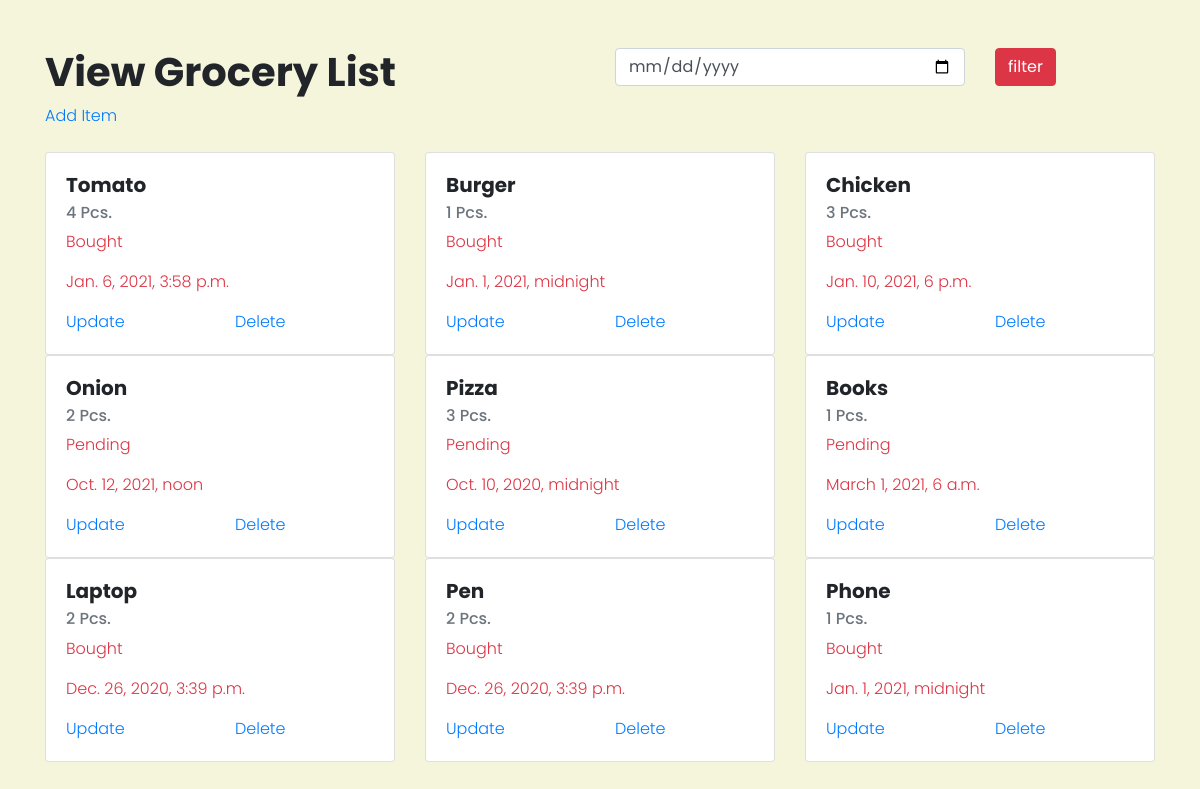
The page / on the database its author committed.
### basic_app/models.py (models this page shows, shortened)
class Bag(models.Model):
    item_name=models.CharField(max_length=20)
    item_quantity=models.PositiveIntegerField()
    item_status=models.CharField(max_length=60,choices=STAT)
    purchase_date=models.DateTimeField(blank=True,null=True)

### basic_app/views.py (the view)
# urls.py: url(r'^$',views.BagListView.as_view(),name='list'),
class BagListView(ListView):
    context_object_name='bags'
    model=Bag
    template_name='basic_app/bag_list.html'

### basic_app/templates/basic_app/bag_list.html (shortened to what this page needs)
<html>
{% load static %}
    <head>
        <link rel="stylesheet" href="https://maxcdn.bootstrapcdn.com/bootstrap/4.4.1/css/bootstrap.min.css">
        <link rel="stylesheet" href="{% static 'css/bag.css' %}">
    </head>
    <body>
        <div class="container mt-5">
            <div class="row">
                <div class="col-lg-6">
                    <h1>View Grocery List</h1>
                </div>
                <div class="col-lg-6 float-right">
                    <form method="POST" action="{% url 'search-by-date' %}">
                    <div class="row">
                        <div class="col-lg-8">
                            <input type="date" class="form-control" name="purchase_date" required>
                        </div>
                        <div class="col-lg-4">
                            <input type="submit" class="btn btn-danger" value="filter">
                        </div>
                    </div>
                  </form>
                </div>
            </div>
            <div class="container row">
              <a href="{% url 'create' %}">Add Item</a>
            </div>
            <div class="row mt-4">
                {% for bag in bags %}
                <div class="col-lg-4">
                    <div class="card">
                        <div class="card-body">
                          <h5 class="card-title">{{bag.item_name}}</h5>
                          <h6 class="card-subtitle mb-2 text-muted">{{bag.item_quantity}} Pcs.</h6>
                          <p class="text-danger">{{bag.item_status}}</p>
                          <p class="text-danger">{{bag.purchase_date}}</p>
                          <div class="row">
                            <div class="col-sm-6">
                              <a href="{% url 'update' pk=bag.pk %}">Update</a>
                            </div>
                            <div class="col-sm-6">
                              <a href="{% url 'delete' pk=bag.pk %}">Delete</a>
                            </div>
                          </div>
                        </div>
                      </div>
                </div>
                {% endfor %}
            </div>
        </div>
    </body>
</html>

### basic_app/static/css/bag.css (style rules this page uses)
body { font-family: 'Poppins', sans-serif; font-weight: 300; background-color: beige; }
h1, h2, h3, h4, h5 { font-family: 'Poppins', sans-serif; font-weight: 700; }

### rows shown on the page
Bag: item_name "Tomato", item_quantity "4", item_status "Bought", purchase_date "Jan. 6, 2021, 3:58 p.m."
Bag: item_name "Burger", item_quantity "1", item_status "Bought", purchase_date "Jan. 1, 2021, midnight"
Bag: item_name "Chicken", item_quantity "3", item_status "Bought", purchase_date "Jan. 10, 2021, 6 p.m."
Bag: item_name "Onion", item_quantity "2", item_status "Pending", purchase_date "Oct. 12, 2021, noon"
Bag: item_name "Pizza", item_quantity "3", item_status "Pending", purchase_date "Oct. 10, 2020, midnight"
Bag: item_name "Books", item_quantity "1", item_status "Pending", purchase_date "March 1, 2021, 6 a.m."
Bag: item_name "Laptop", item_quantity "2", item_status "Bought", purchase_date "Dec. 26, 2020, 3:39 p.m."
Bag: item_name "Pen", item_quantity "2", item_status "Bought", purchase_date "Dec. 26, 2020, 3:39 p.m."
Bag: item_name "Phone", item_quantity "1", item_status "Bought", purchase_date "Jan. 1, 2021, midnight"
